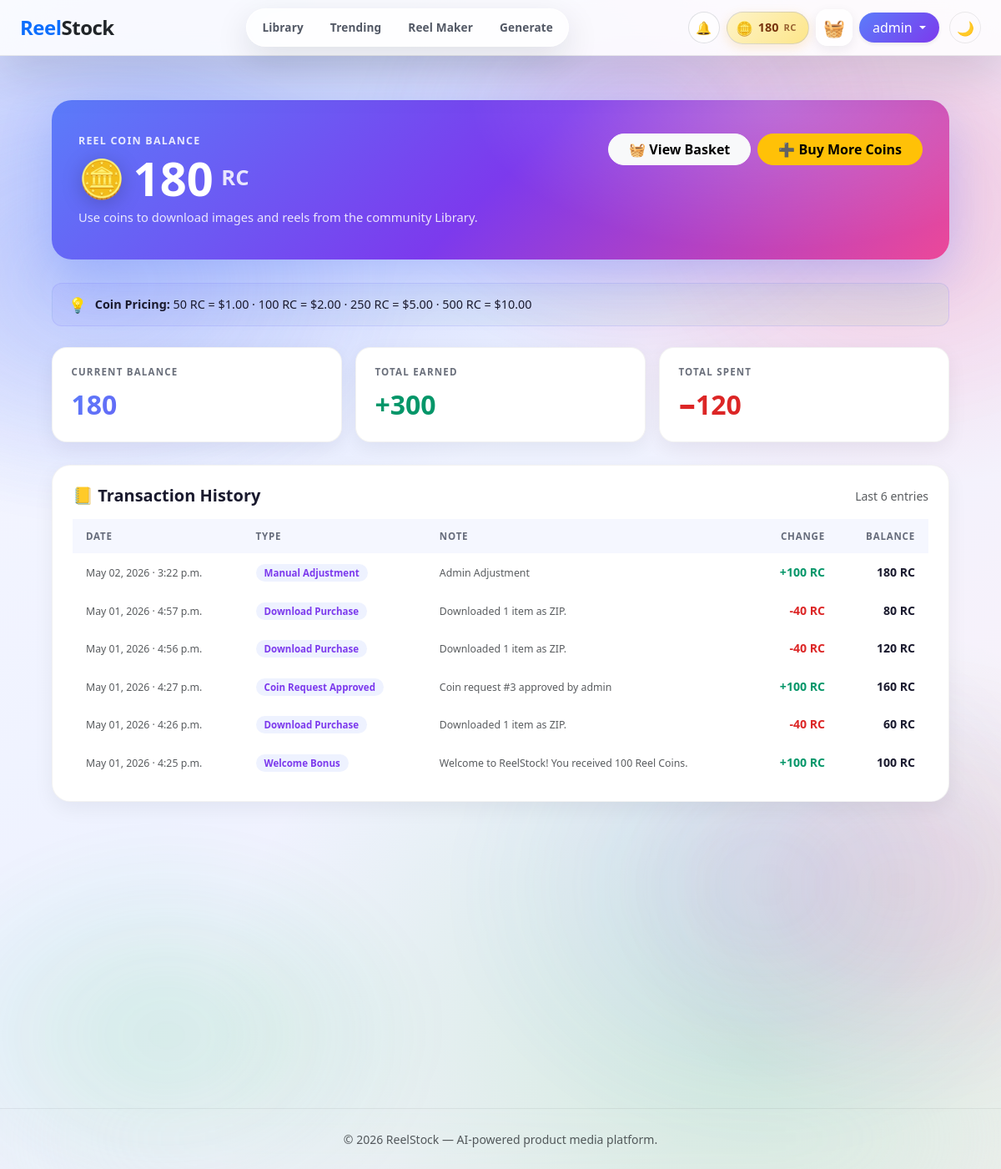
Screenshot of /wallet/ (signed in) with the database file from the repository.
### wallet/models.py (models this page shows, shortened)
class Wallet(models.Model):
    SIGNUP_BONUS = 100  # Coins given on registration
    user = models.OneToOneField(
        User, on_delete=models.CASCADE, related_name='wallet',
    )
    balance = models.PositiveIntegerField(default=SIGNUP_BONUS)
    created_at = models.DateTimeField(auto_now_add=True)
    updated_at = models.DateTimeField(auto_now=True)
    class Meta:
        verbose_name = 'Wallet'
        verbose_name_plural = 'Wallets'

class Transaction(models.Model):
    KIND_SIGNUP   = 'signup_bonus'
    KIND_DOWNLOAD = 'download'
    KIND_GRANT    = 'admin_grant'
    KIND_ADJUST   = 'admin_adjust'
    KIND_CHOICES = [
        (KIND_SIGNUP,   'Welcome Bonus'),
        (KIND_DOWNLOAD, 'Download Purchase'),
        (KIND_GRANT,    'Coin Request Approved'),
        (KIND_ADJUST,   'Manual Adjustment'),
    ]
    wallet  = models.ForeignKey(
        Wallet, on_delete=models.CASCADE, related_name='transactions',
    )
    kind    = models.CharField(max_length=24, choices=KIND_CHOICES)
    delta   = models.IntegerField(help_text="Positive = credit, negative = debit.")
    balance_after = models.PositiveIntegerField()
    note    = models.CharField(max_length=255, blank=True)
    created_at = models.DateTimeField(auto_now_add=True)
    class Meta:
        ordering = ['-created_at']

### wallet/views.py (the view)
# urls.py: path('wallet/',                 views.wallet_page,    name='wallet_page'),
@login_required(login_url='/login/')
def wallet_page(request):
    wallet = _get_or_create_wallet(request.user)
    txns = wallet.transactions.all()[:50]
    coin_requests = CoinRequest.objects.filter(user=request.user)[:20]
    total_earned = sum(t.delta for t in wallet.transactions.all() if t.delta > 0)
    total_spent  = -sum(t.delta for t in wallet.transactions.all() if t.delta < 0)
    return render(request, 'wallet/wallet.html', {
        'wallet': wallet,
        'transactions': txns,
        'coin_requests': coin_requests,
        'total_earned': total_earned,
        'total_spent': total_spent,
    })

### wallet/context_processors.py (called while the page is built, shortened)
def wallet_context(request):
    wallet, created = Wallet.objects.get_or_create(
        user=request.user, defaults={'balance': Wallet.SIGNUP_BONUS},
    )
    items = BasketItem.objects.filter(user=request.user).only('image_id', 'video_id')
    image_ids = {i.image_id for i in items if i.image_id}
    video_ids = {i.video_id for i in items if i.video_id}
    return {
        'wallet_balance': wallet.balance,
        'basket_count': len(image_ids) + len(video_ids),
        'basket_image_ids': image_ids,
        'basket_video_ids': video_ids,
    }

### wallet/views.py (called while the page is built, shortened)
def _get_or_create_wallet(user) -> Wallet:
    wallet, created = Wallet.objects.get_or_create(
        user=user, defaults={'balance': Wallet.SIGNUP_BONUS},
    )
    return wallet

### templates/wallet/wallet.html (shortened to what this page needs)
{% extends 'base.html' %}
{% block content %}
<div class="container py-4" style="max-width:1100px;">
  <div class="wallet-hero reveal-up">
    <div class="wallet-hero-content">
      <div class="d-flex justify-content-between align-items-start flex-wrap gap-2">
        <div>
          <div class="wallet-hero-label">Reel Coin Balance</div>
          <div class="wallet-hero-balance">
            <span class="wallet-hero-coin">🪙</span>
            <span>{{ wallet.balance }}</span>
            <span class="wallet-hero-currency">RC</span>
          </div>
          <p class="mb-0 mt-2" style="opacity:.85;font-size:0.92rem;">
            Use coins to download images and reels from the community Library.
          </p>
        </div>
        <div class="d-flex gap-2 flex-wrap">
          <a href="{% url 'basket_page' %}" class="btn btn-light rounded-pill px-4 fw-bold">
            🧺 View Basket
          </a>
          <button type="button" class="btn btn-warning rounded-pill px-4 fw-bold"
                  data-bs-toggle="modal" data-bs-target="#requestCoinsModal">
            ➕ Buy More Coins
          </button>
        </div>
      </div>
    </div>
  </div>
  <div class="pricing-banner reveal-up">
    <div class="pricing-banner-inner">
      <span class="pricing-banner-icon">💡</span>
      <span><strong>Coin Pricing:</strong> 50 RC = $1.00 · 100 RC = $2.00 · 250 RC = $5.00 · 500 RC = $10.00</span>
    </div>
  </div>
  <div class="wallet-stat-row reveal-up">
    <div class="wallet-stat-card blue">
      <div class="wallet-stat-card-label">Current Balance</div>
      <div class="wallet-stat-card-num">{{ wallet.balance }}</div>
    </div>
    <div class="wallet-stat-card green">
      <div class="wallet-stat-card-label">Total Earned</div>
      <div class="wallet-stat-card-num">+{{ total_earned }}</div>
    </div>
    <div class="wallet-stat-card red">
      <div class="wallet-stat-card-label">Total Spent</div>
      <div class="wallet-stat-card-num">−{{ total_spent }}</div>
    </div>
  </div>
  <div class="wallet-section reveal-up">
    <div class="d-flex justify-content-between align-items-center mb-3">
      <h5 class="mb-0">📒 Transaction History</h5>
      <span class="text-muted small">Last {{ transactions|length }} entr{{ transactions|length|pluralize:"y,ies" }}</span>
    </div>
    {% if transactions %}
      <div class="table-responsive">
        <table class="txn-table">
          <thead>
            <tr>
              <th>Date</th>
              <th>Type</th>
              <th>Note</th>
              <th class="text-end">Change</th>
              <th class="text-end">Balance</th>
            </tr>
          </thead>
          <tbody>
            {% for txn in transactions %}
              <tr>
                <td><span class="text-muted small">{{ txn.created_at|date:"M d, Y · g:i a" }}</span></td>
                <td><span class="txn-kind-badge">{{ txn.get_kind_display }}</span></td>
                <td><span class="text-muted small">{{ txn.note|default:"—"|truncatechars:60 }}</span></td>
                <td class="text-end">
                  <span class="{% if txn.delta >= 0 %}txn-delta-pos{% else %}txn-delta-neg{% endif %}">
                    {% if txn.delta >= 0 %}+{% endif %}{{ txn.delta }} RC
                  </span>
                </td>
                <td class="text-end fw-bold">{{ txn.balance_after }} RC</td>
              </tr>
            {% endfor %}
          </tbody>
        </table>
      </div>
    {% else %}
      <p class="text-muted text-center py-4 mb-0">No transactions yet. Start downloading from the Library!</p>
    {% endif %}
  </div>
</div>
{% endblock %}

### templates/base.html (shortened to what this page needs)
{% load static %}
<!DOCTYPE html>
<html lang="en" data-theme="light">
<head>
  <link href="https://cdn.jsdelivr.net/npm/bootstrap@5.3.2/dist/css/bootstrap.min.css" rel="stylesheet">
  <link rel="stylesheet" href="{% static 'css/styles.css' %}"/>
  <link rel="stylesheet" href="{% static 'css/wallet.css' %}"/>
  <link rel="stylesheet" href="{% static 'css/rs-improvements.css' %}"/>
  <link rel="stylesheet" href="{% static 'css/theme.css' %}"/>
</head>
<body class="d-flex flex-column min-vh-100">
<nav class="navbar fixed-top glass-nav">
  <div class="container-fluid px-4 d-flex align-items-center justify-content-between">
    <a class="navbar-brand fs-4 mb-0 text-dark text-decoration-none" href="{% url 'home' %}" style="letter-spacing:-0.5px;">
      <span class="text-primary">Reel</span>Stock
    </a>
    <div class="nav-pills-wrap nav-desktop">
      <ul class="navbar-nav flex-row align-items-center gap-1 m-0 p-1 nav-pills-inner">
        <li class="nav-item">
          {% url 'library' as url_lib %}
          <a class="nav-link custom-link {% if request.path == url_lib or '/library/asset/' in request.path or '/library/creator/' in request.path %}active{% endif %}" href="{{ url_lib }}">Library</a>
        </li>
        <li class="nav-item">
          {% url 'trending' as url_trend %}
          <a class="nav-link custom-link {% if request.path == url_trend %}active{% endif %}" href="{{ url_trend }}">Trending</a>
        </li>
        <li class="nav-item">
          {% url 'create' as url_create %}
          <a class="nav-link custom-link {% if request.path == url_create %}active{% endif %}" href="{{ url_create }}">Reel Maker</a>
        </li>
        <li class="nav-item">
          {% url 'prompt_to_image' as url_gen %}
          <a class="nav-link custom-link {% if request.path == url_gen %}active{% endif %}" href="{{ url_gen }}">Generate</a>
        </li>
      </ul>
    </div>
    <div class="d-flex align-items-center gap-2 nav-actions-desktop">
      {% if user.is_authenticated %}
        <a href="{% url 'notifications' %}" class="btn btn-outline-secondary rounded-circle position-relative notif-bell-btn" title="Notifications" style="width:38px;height:38px;padding:0;display:flex;align-items:center;justify-content:center;">
          🔔
        </a>
        <a href="{% url 'wallet_page' %}" class="coin-pill" title="Your Reel Coin balance">
          <span class="coin-pill-icon">🪙</span>
          <span class="coin-pill-amount" id="navCoinBalance">{{ wallet_balance }}</span>
          <span class="coin-pill-label">RC</span>
        </a>
        <a href="{% url 'basket_page' %}" class="basket-btn" title="Download Basket">
          <span class="basket-icon">🧺</span>
        </a>
        <div class="dropdown">
          <button class="btn btn-primary px-3 rounded-pill shadow-sm dropdown-toggle" type="button" data-bs-toggle="dropdown">
            {{ user.first_name|default:user.username }}
          </button>
        </div>
      {% else %}
        <button class="btn btn-outline-primary px-4 rounded-pill" data-bs-toggle="modal" data-bs-target="#registerModal">Register</button>
        <button class="btn btn-primary px-4 rounded-pill" data-bs-toggle="modal" data-bs-target="#loginModal">Log in</button>
      {% endif %}
    </div>
    <button class="theme-toggle-btn" id="themeToggleBtn" type="button" onclick="toggleTheme()" title="Toggle dark/light mode" aria-label="Toggle theme">
      <span class="theme-toggle-icon" id="themeIcon">🌙</span>
    </button>
  </div>
</nav>
<main class="container-fluid flex-grow-1" style="padding-top:6rem;padding-left:1.5rem;padding-right:1.5rem;">
  {% block content %}{% endblock %}
</main>
<footer class="text-center mt-5 py-4" style="border-top:1px solid rgba(0,0,0,0.06);">
  <div class="container">
    <small class="text-muted">&copy; {% now 'Y' %} ReelStock — AI-powered product media platform.</small>
  </div>
</footer>
</body>
</html>

### static/css/styles.css (style rules this page uses)
:root { --ink: #0b1220; --muted: rgba(15,23,42,0.62); --primary: #5b7cfa; --primary2: #7c3aed; --accent: #22c55e; --hot: #ff4d8d; --glass: rgba(255,255,255,0.42); --glassBorder: rgba(255,255,255,0.55); --shadow: 0 18px 55px rgba(15,23,42,0.14); }
body { color: var(--ink); min-height: 100vh; background: radial-gradient(1200px 800px at 15% 10%, rgba(91,124,250,0.35), transparent 60%), radial-gradient(900px 700px at 85% 15%, rgba(255,77,141,0.22), transparent 55%), radial-gradient(1100px 900px at 75% 90%, rgba(34,197,94,0.18), transparent 60%), linear-gradient(135deg, #f7f7ff 0%, #eef2ff 45%, #fdf2f8 100%); background-size: 100% 100%; position: relative; overflow-x: hidden; }
body::before, body::after { content:""; position: fixed; inset: -200px; z-index: -1; pointer-events: none; filter: blur(48px); opacity: 0.85; animation: floaty 18s ease-in-out infinite; transform: translate3d(0,0,0); }
body::before { background: radial-gradient(600px 420px at 20% 30%, rgba(91,124,250,0.28), transparent 60%), radial-gradient(520px 420px at 60% 20%, rgba(124,58,237,0.22), transparent 60%), radial-gradient(560px 420px at 80% 70%, rgba(255,77,141,0.18), transparent 60%); }
body::after { animation-duration: 24s; animation-direction: reverse; background: radial-gradient(520px 380px at 25% 80%, rgba(34,197,94,0.18), transparent 60%), radial-gradient(620px 520px at 70% 70%, rgba(91,124,250,0.16), transparent 60%), radial-gradient(520px 420px at 80% 25%, rgba(255,77,141,0.12), transparent 60%); }
.navbar-brand { font-weight: 800; letter-spacing: -0.6px; }
footer { border-top: 1px solid rgba(252, 253, 255, 0); backdrop-filter: blur(118px); -webkit-backdrop-filter: blur(118px); background: rgba(255, 255, 255, 0); }
.glass-nav { background: rgba(255, 255, 255, 0.55) !important; backdrop-filter: blur(28px); -webkit-backdrop-filter: blur(28px); border-bottom: 1px solid rgba(255,255,255,0.75); box-shadow: var(--shadow); padding: 10px 0; }
.navbar-nav { position: relative; }
.nav-pills-wrap { flex: 1; display: flex; justify-content: center; }
.nav-pills-inner { background: rgba(255,255,255,0.55); backdrop-filter: blur(24px); -webkit-backdrop-filter: blur(24px); border: 1px solid rgba(255,255,255,0.85); border-radius: 999px; box-shadow: 0 14px 40px rgba(15,23,42,0.12); position: relative; }
.custom-link { font-weight: 600; color: rgba(15,23,42,0.72) !important; padding: 9px 16px !important; border-radius: 16px; position: relative; z-index: 1; transition: color 0.25s ease, transform 0.25s ease; }
.btn-primary { background: linear-gradient(135deg, var(--primary), var(--primary2)) !important; border: 0 !important; box-shadow: 0 10px 26px rgba(91,124,250,0.22); }
:root { --primary: #5b7cfa; --primary2: #7c3aed; --glass: rgba(255, 255, 255, 0.42); --glassBorder: rgba(255, 255, 255, 0.55); --shadow: 0 18px 55px rgba(15, 23, 42, 0.14); }
.reveal-up { opacity: 0; transform: translateY(24px); transition: opacity 600ms ease, transform 600ms ease; will-change: opacity, transform; }
.reveal-up.is-visible { opacity: 1; transform: translateY(0); }
.notif-bell-btn { font-size: 1.1rem; text-decoration: none; }
.glass-nav .container-fluid { gap: 12px; }

### static/css/rs-improvements.css (style rules this page uses)
* { box-sizing: border-box; }
main.container-fluid { animation: fadeSlideUp .4s ease both; }
.nav-pills-inner { gap: 2px; }
.custom-link { font-size: .85rem; letter-spacing: .01em; padding: 8px 14px !important; }
.notif-bell-btn { border: 1.5px solid rgba(15,23,42,.13) !important; background: rgba(255,255,255,.62) !important; transition: background .2s, border-color .2s, transform .18s !important; font-size: .95rem !important; }
.coin-pill { border: 1.5px solid rgba(91,124,250,.22); transition: border-color .2s, box-shadow .2s; }
.reveal-up { opacity: 0; transform: translateY(18px); transition: opacity .45s ease, transform .45s ease; }
.reveal-up.is-visible { opacity: 1; transform: translateY(0); }
.custom-link[href*="trending"]::before { content: ''; }

### rows the page displays
Wallet: balance "180"
Transaction: created_at "May 02, 2026 · 3:22 p.m.", kind "Manual Adjustment", note "Admin Adjustment", delta "100", balance_after "180"
Transaction: created_at "May 01, 2026 · 4:57 p.m.", kind "Download Purchase", note "Downloaded 1 item as ZIP.", delta "-40", balance_after "80"
Transaction: created_at "May 01, 2026 · 4:56 p.m.", kind "Download Purchase", note "Downloaded 1 item as ZIP.", delta "-40", balance_after "120"
Transaction: created_at "May 01, 2026 · 4:27 p.m.", kind "Coin Request Approved", note "Coin request #3 approved by admin", delta "100", balance_after "160"
Transaction: created_at "May 01, 2026 · 4:26 p.m.", kind "Download Purchase", note "Downloaded 1 item as ZIP.", delta "-40", balance_after "60"
Transaction: created_at "May 01, 2026 · 4:25 p.m.", kind "Welcome Bonus", note "Welcome to ReelStock! You received 100 Reel Coins.", delta "100", balance_after "100"

### other values shown
{{ wallet_balance }} "180"
{{ user.first_name|default:user.username }} "admin"
{{ total_earned }} "300"
{{ total_spent }} "120"
{{ transactions|length }} "6"
